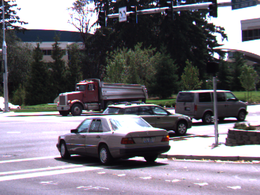
%> input picture Data/im1.bmp, 260 x 195 px, shrunk from 640 x 480 before the run; its folder holds 4 pictures in this run
$ octave przeplyw_opt_algorytm_loop.m   (GNU Octave 9; MATLAB toolbox functions it lacks are replaced by stand-ins)
%> lines starting %> are read from the running program, lines starting %| are printed output that depends on the picture
clear all; close all;

for i=1:7
    im1 = imread(sprintf('../data/im%d.bmp', i));
%> im1 is the input picture: size 195x260x3 uint8; mean R, G, B 114.9, 111, 120.1
    im2 = imread(sprintf('../data/im%d.bmp', i+1));
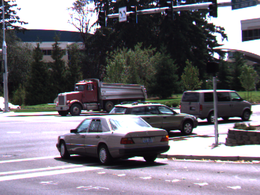
%> input picture Data/im2.bmp, 260 x 195 px, shrunk from 640 x 480 before the run
%> im2 is the input picture: size 195x260x3 uint8; mean R, G, B 114.4, 110.5, 119.6

    im1 = rgb2gray(im1);
%> im1: size 195x260 uint8
    im2 = rgb2gray(im2);
%> im2: size 195x260 uint8

    windowSize = 9;
    halfWindow = int16((windowSize-1)/2);

    [rows, cols] = size(im1);
%> rows = 195; cols = 260
    u = zeros(rows, cols);
    v = zeros(rows, cols);

    % Obliczanie gradientów
    [Ix, Iy] = imgradientxy(im1);
    It = double(im2) - double(im1);

    % Pętla po pikselach
    for y = halfWindow+1 : rows-halfWindow
        for x = halfWindow+1 : cols-halfWindow

            % Wyodrębnienie okien gradientów i różnicy czasowej
            Ix_win = Ix(y-halfWindow:y+halfWindow, x-halfWindow:x+halfWindow);
            Iy_win = Iy(y-halfWindow:y+halfWindow, x-halfWindow:x+halfWindow);
            It_win = It(y-halfWindow:y+halfWindow, x-halfWindow:x+halfWindow);

            % Konstrukcja macierzy A i wektora b
            A = [Ix_win(:) Iy_win(:)]' * [Ix_win(:) Iy_win(:)];
            b = -[Ix_win(:) Iy_win(:)]' * It_win(:);

            % Rozwiązanie układu równań
            if det(A) > 0.001 % Sprawdzenie, czy macierz jest odwracalna
                uv = A \ b;
                u(y, x) = uv(1);
                v(y, x) = uv(2);
            end
        end
    end
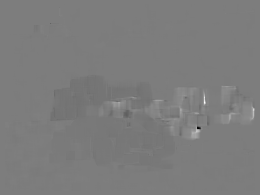
%> u: size 195x260 double; min -2.06, max 2.13, mean -0.00662; drawn with min black and max white
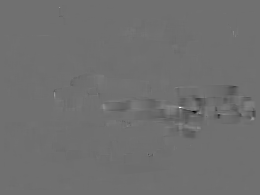
%> v: size 195x260 double; min -0.657, max 0.834, mean -0.00254; drawn with min black and max white
%> after the loop, uv = [-0.000403; 0.000111]

    magnitude = sqrt(u.^2 + v.^2);
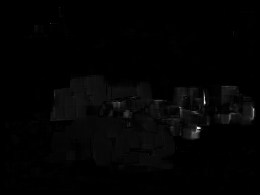
%> magnitude: size 195x260 double; min 0, max 2.14, mean 0.0311; drawn with min black and max white
    angle = -atan2(v, u);
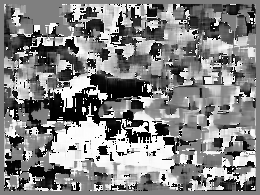
%> angle: size 195x260 double; min -3.14, max 3.14, mean 0.111; drawn with min black and max white

    magnitude = magnitude / double(halfWindow);  % Normalizacja do zakresu [0, 1]
    angle = (angle + pi) / (2 * pi);          % Normalizacja do zakresu [0, 1]

    % Tworzenie obrazu HSV
    hsvImage = cat(3, (angle), magnitude, ones(size(angle)));
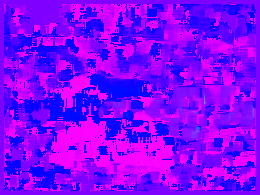
%> hsvImage: size 195x260x3 double; mean R, G, B 0.518, 0.00777, 1
    % hsvImage = cat(3, (angle), ones(size(angle)), ones(size(angle)));

    % Konwersja HSV na RGB
    rgbImage = hsv2rgb(hsvImage);
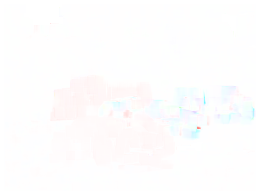
%> rgbImage: size 195x260x3 double; mean R, G, B 0.997, 0.995, 0.996

    % Wyświetlanie obrazu
    figure(1)
    imshow(rgbImage);
    imwrite(rgbImage, sprintf('outMATLAB/outMATLABoptFlow%d-%d.bmp', i, i+1));
end
%> pass 2 of the loop `for i=1:7`:
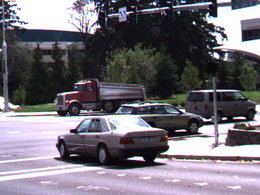
%> input picture Data/im3.bmp, 260 x 195 px, shrunk from 640 x 480 before the run
%> im2 is the input picture: size 195x260x3 uint8; mean R, G, B 113.8, 109.9, 119.1
%> im2: size 195x260 uint8
%> after the loop `for y = halfWindow+1 : rows-halfWindow`:
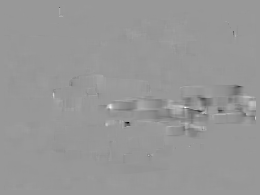
%> v: size 195x260 double; min -0.554, max 0.373, mean -0.00244; drawn with min black and max white
%> after the loop `for y = halfWindow+1 : rows-halfWindow`: uv = [-0.000735; 0.000812]
%> `rgbImage = hsv2rgb(hsvImage);`:
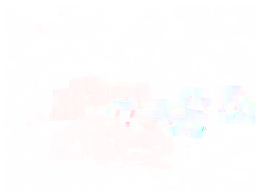
%> rgbImage: size 195x260x3 double; mean R, G, B 0.997, 0.995, 0.995
%> pass 3 of the loop `for i=1:7`:
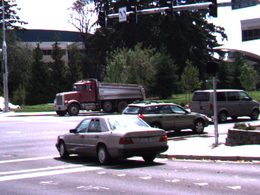
%> input picture Data/im4.bmp, 260 x 195 px, shrunk from 640 x 480 before the run
%> im2 is the input picture: size 195x260x3 uint8; mean R, G, B 113.2, 109.3, 118.5
%> im2: size 195x260 uint8
%> after the loop `for y = halfWindow+1 : rows-halfWindow`:
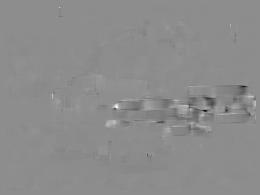
%> v: size 195x260 double; min -0.448, max 0.361, mean -0.00231; drawn with min black and max white
%> after the loop `for y = halfWindow+1 : rows-halfWindow`: uv = [0.00117; -0.00202]
%> `rgbImage = hsv2rgb(hsvImage);`:
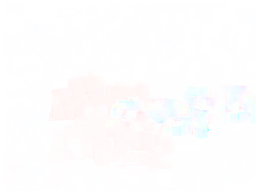
%> rgbImage: size 195x260x3 double; mean R, G, B 0.997, 0.995, 0.996; mean of the top-left, top-right, bottom-left and bottom-right quarters 0.998, 0.998, 0.994, 0.993
%> (the run ends here)
